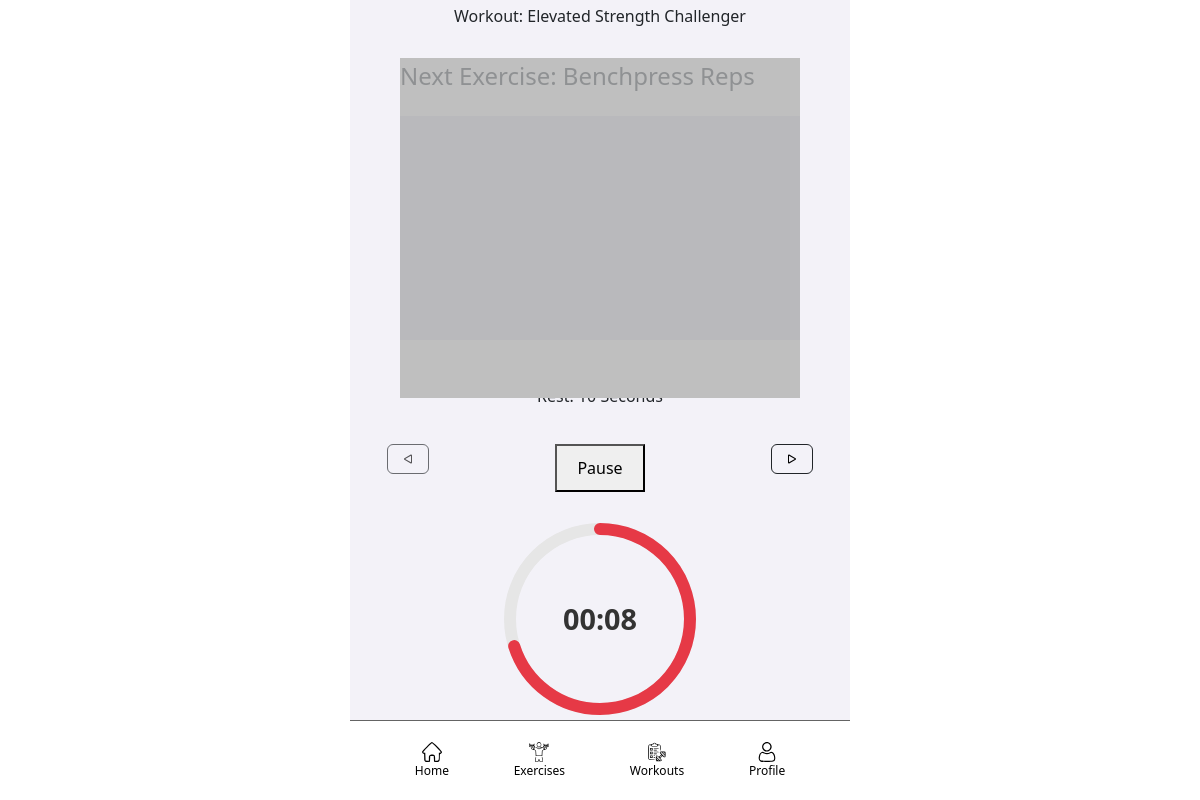
The page /fitnessApp/workoutsessions/72/run/1 (signed in) on the database its author committed.
### fitnessApp/models/workoutSession_models.py (models this page shows)
class WorkoutSessionStep(models.Model):
    workoutSession = models.ForeignKey(WorkoutSession, on_delete=models.CASCADE)
    circuit = models.ForeignKey(WorkoutCircuit, on_delete=models.CASCADE)
    exercise = models.ForeignKey(Exercise, on_delete=models.CASCADE)
    circuit_exercise = models.ForeignKey(CircuitExercise, on_delete=models.CASCADE)
    set = models.IntegerField(default = 0)
    rest_after = models.IntegerField(default = 0)
    rest_before = models.IntegerField(default = 0)
    sequence_number = models.IntegerField(default = 0)
    first_flag = models.BooleanField(default=False)
    last_flag = models.BooleanField(default=False)
    class Meta:
        ordering = ['sequence_number']

class WorkoutSession(models.Model):
    workout =  models.ForeignKey(Workout, on_delete=models.CASCADE)
    user = models.ForeignKey(FitnessAppUser, on_delete=models.CASCADE)
    scheduled_date = models.DateField(null=True, blank=True)
    status = models.CharField(max_length=20, choices=WORKOUT_SESSION_STATUS_CHOICES, default="CREATED")
    current_step_sequence = models.IntegerField(default = 1)

### fitnessApp/models/workout_models.py (models this page shows, shortened)
class Workout(models.Model):
    name = models.CharField(max_length=200)
    description = models.CharField(max_length=500, blank=True)
    duration = models.IntegerField(default = 60)
    difficulty_level = models.CharField(max_length=20, choices=DIFFICULTY_LEVEL_CHOICES)
    target = models.CharField(max_length=20, choices=TARGET_CHOICES)
    public_flag = models.BooleanField(default=False)
    video_id = models.CharField(max_length=50, blank=True)

### fitnessApp/models/exercise_models.py (models this page shows, shortened)
class Exercise(models.Model):
    name = models.CharField(max_length=200)
    description = models.CharField(max_length=1000, blank=True)
    video_id = models.CharField(max_length=50, blank=True)
    public_flag = models.BooleanField(default=False)
    mode =  models.CharField(max_length=20, choices=MODE_CHOICES, default="REPS")
    weight_flag = models.BooleanField(default=True)

### fitnessApp/views/workoutSession_views.py (the view)
# urls.py: path("workoutsessions/<int:workoutsession_id>/run/<int:sequencenumber>", WorkoutSessionStepView.as_view(), name="workoutsession-step"),
class WorkoutSessionStepView(LoginRequiredMixin, DetailView):
    model = WorkoutSessionStep
    template_name = "workoutsession_step.html"
    def get_object(self, queryset=None):
        if queryset is None:
            queryset = self.get_queryset()
        workoutsession_id = self.kwargs.get('workoutsession_id')
        sequencenumber = self.kwargs.get('sequencenumber')
        obj = get_object_or_404(queryset, workoutSession=workoutsession_id, sequence_number=sequencenumber)
        obj.workoutSession.current_step_sequence = sequencenumber
        obj.workoutSession.save()
        return obj

### fitnessApp/templates/workoutsession_step.html (shortened to what this page needs)
{% extends "base.html" %}
{% load static %}
{% block header %}
<p>Workout: {{ object.workoutSession.workout.name }}</p>
{% endblock %}
{% block content %}
<div class="video">
    <div class="video-format">
        {% include 'exercise_video.html' with video_id=object.exercise.video_id name=object.exercise.name %}
    </div>
</div>
<div class="controls-grid">
  <div class="rest-exercise-display" id="rest-div">
    <p>Rest: {{ object.rest_before }} Seconds</p>
  </div>
  <div class="previous-button">
    <form method="GET" action="{% url 'workoutsession-step'  workoutsession_id=object.workoutSession_id sequencenumber=object.sequence_number|add:-1 %}">
                <button class="btn btn-outline-dark" {% if object.sequence_number == 1 %}disabled{% endif %} type="submit">
                    <img src="{% static 'images/previous.svg' %}">
                </button>
            </form>
  </div>
  <div class="next-button">
    <form id="next-form" method="GET" action="{% url 'workoutsession-step'  workoutsession_id=object.workoutSession_id sequencenumber=object.sequence_number|add:1 %}">
                <button class="btn btn-outline-dark" {% if object.sequence_number == object.workoutSession.workoutsessionstep_set.all|length %}disabled{% endif %} type="submit">
                    <img src="{% static 'images/next.svg' %}">
                </button>
            </form>
  </div>
  <div class="pause-resume-button">
    <button id="pause-button" class="pause">Pause</button>
  </div>
  <div class="timer" id="timer-div">
    <div id="div-timer" class="timer-wrapper">
                <svg class="timer-svg">
                    <circle class="circle-bg" cx="100" cy="100" r="90"/>
                    <circle class="circle-progress" cx="100" cy="100" r="90" />
                </svg>
        <div class="time-text" id="time-text">--:--</div>
    </div>
  </div>
</div>
{% endblock %}

### fitnessApp/templates/exercise_video.html
<div class="exercisevideo-outer">
    <div class="exercisevideo-topblock"></div>
    <div class="exercisevideo-bottomblock"></div>
    <div class="exercisevideo-wholeblock-transparent" id="transparent"></div>
    <div class="exercisevideo-wholeblock-grey" id="grey">
      Next Exercise: {{ name }}
    </div>
    <div class="exercisevideo-video">
      <iframe class="exercisevideo-video" src="https://www.youtube.com/embed/?playlist={{ video_id }}&loop=1&mute=1&autoplay=1">
      </iframe>
    </div>
</div>

### fitnessApp/static/css/main.css (style rules this page uses)
body { background: white }
.pause { padding: 10px 20px; font-size: 16px; }
.video { display: grid; grid-template-rows: 100%; grid-template-columns: 100%; height: 300px; width: 100%; justify-items: center; }
.video-format { grid-area: 1 / 1 / 2 / 2; }
.controls-grid { display: grid; height: 300px; width: 100%; grid-template-rows: 20% 25% 55%; grid-template-columns: 20% 60% 20%; justify-items: center; }
.rest-exercise-display { grid-area: 1 / 1 / 2 / 4; }
.previous-button { grid-area: 2 / 1 / 3 / 2; }
.next-button { grid-area: 2 / 3 / 3 / 4; }
.pause-resume-button { grid-area: 2 / 2 / 3 / 3; }
.timer { grid-area: 3 / 2 / 4 / 3; }

### fitnessApp/static/css/timer.css (style rules this page uses)
.timer-wrapper { position: relative; width: 200px; height: 200px; }
.time-text { position: absolute; top: 50%; left: 50%; transform: translate(-50%, -50%); font-size: 1.8em; font-weight: bold; color: #333; }
.timer-svg { width: 200px; height: 200px; }

### fitnessApp/static/css/exercise-video.css (style rules this page uses)
.exercisevideo-outer { display: grid; grid-template-rows: 58px 1fr 58px; grid-template-columns: 400px; width: 100%; height: 340px; }
.exercisevideo-topblock { background-color: white; width: 100%; height: 100%; z-index: 2; grid-area: 1 / 1 / 2 / 1 }
.exercisevideo-bottomblock { background-color: white; width: 100%; height: 100%; z-index: 2; grid-area: 3 / 1 / 4 / 1 }
.exercisevideo-wholeblock-transparent { background-color: transparent; font-size: 24px; z-index: 2; grid-area: 1 / 1 / 4 / 1; }
.exercisevideo-wholeblock-grey { visibility: hidden; background-color: grey; opacity: 0.5; font-size: 24px; z-index: 3; grid-area: 1 / 1 / 4 / 1; }
.exercisevideo-video { width: 100%; height: 100%; grid-area: 1 / 1 / 4 / 1; z-index: 1; }

### rows shown on the page
WorkoutSessionStep: workoutSession.workout.name "Elevated Strength Challenger"
Exercise: name "Benchpress Reps"
